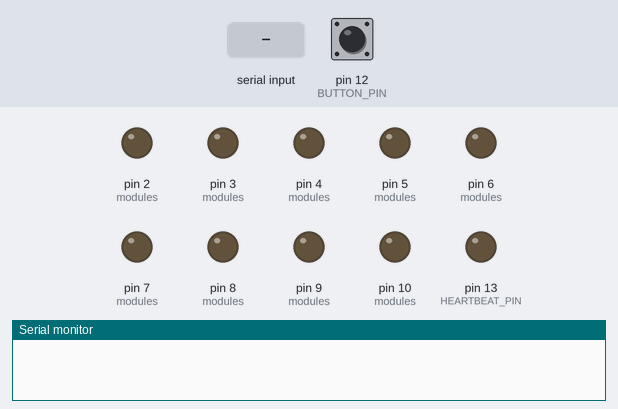
This sketch was run on a simulated Arduino Uno, built with avr-gcc and run on an emulated ATmega328P. On the bench: output pins drawn as LEDs (lit = HIGH), the last lines printed to the serial monitor. Dashed ring = blinking. Inputs (shaded band) come from the test bench; at power-on: pin 12 (BUTTON_PIN) HIGH.

Above: at 1.2 s.
1.3 s: "DIM:90\n" received over Serial
At 2.01 s:
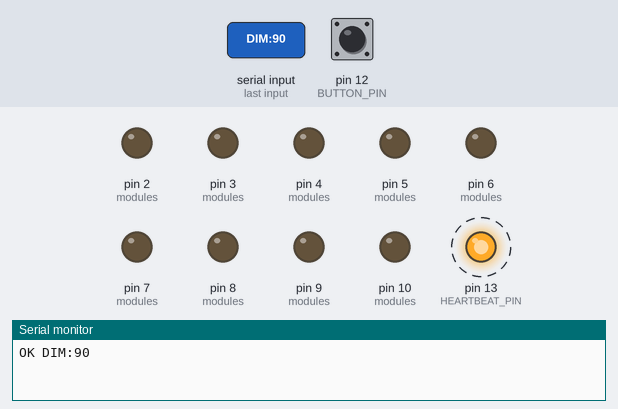
4.3 s: "PING:1\n" received over Serial
7.3 s: "IDLE\n" received over Serial
Timing chart, 0 to 11.6 s (numbered marks = the images above; inputs shaded):
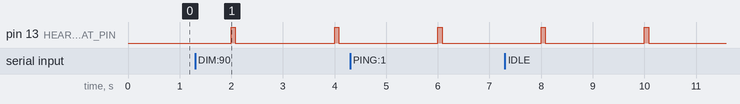

The sketch:

status_panel.ino
```cpp
// status_panel/status_panel.ino
//
// Drives 3 RGB status modules + a shared buzzer/silence button from a
// single serial protocol. See docs/protocol.md and docs/hardware.md.
//
// Serial protocol (9600 baud, line-based text):
//   <module>:<STATE>\n
//   module: 1 | 2 | 3
//   STATE:  THINKING | WORKING | IDLE | NEED_INPUT | OFF
//   Response: "OK <line>" on success, "ERR: <line>" on malformed input
//   (unknown module number, unrecognized state, bad format, or an
//   overlong line). A module with no command received yet is OFF.
//
//   PING\n
//   No module prefix -- concerns the device, not a module. Refreshes
//   the bridge-contact timestamp and answers "OK PING". Used by the
//   bridge to prove liveness during otherwise-quiet periods.
//
//   DIM:<0-100>\n
//   Sets module LED brightness as a PWM duty percentage, clamped to
//   0-100, answering "OK DIM:<n>". Device-level like PING, and also
//   refreshes contact. Not persisted -- resets to the compiled default
//   on reboot. Intended for tuning by eye and, later, for an LDR to
//   drive brightness from ambient light.
//
// Pin map: see the modules[] array below for each module's R/G/B pins.
// Shared buzzer is on BUZZER_PIN, the silence button is on BUTTON_PIN,
// and the bridge-heartbeat pulse is on HEARTBEAT_PIN (D13, the Uno's
// built-in LED) -- all defined in the constants block below.
//
// Red-timer rule: only a transition INTO NEED_INPUT (from any other
// state) starts the RED_TIMEOUT_MS countdown; repeated NEED_INPUT
// messages while already in NEED_INPUT do not restart it.
//
// Silence-button rule: a press silences every module that is currently
// alarming (in NEED_INPUT, past its timeout, not yet silenced) at that
// moment; a silenced module re-arms only on its next fresh transition
// into NEED_INPUT.
//
// Brightness rule: module LEDs are dimmed by software PWM, not
// analogWrite(), because only D3/D5/D6/D9/D10 of the nine module pins
// support hardware PWM and mixing the two would leave the modules at
// visibly different brightness. driveLeds() records intent; handleLedPwm()
// is the sole output stage and writes pins only when the duty phase flips
// or a state change dirties them -- writing all nine every iteration made
// loop() too slow to sample a short on-window, which showed as flicker.
//
// Bridge-staleness rule: lastContactMs is refreshed by any successfully
// parsed line (PING or a state command). Once BRIDGE_TIMEOUT_MS passes
// without contact, all modules go dark, D13 goes dark, and the buzzer
// is silenced -- but modules[].state (and each module's needInputSince
// and silenced flags) is left untouched, so the panel repaints itself
// from retained state the moment contact resumes.

enum State { OFF, THINKING, WORKING, IDLE, NEED_INPUT };

struct Module {
  int pinR;
  int pinG;
  int pinB;
  State state;
  unsigned long needInputSince;
  bool silenced;
  // Desired channel output. driveLeds() sets these; handleLedPwm() is what
  // actually drives the pins, gating them by the software-PWM duty cycle.
  bool wantR;
  bool wantG;
  bool wantB;
};

Module modules[3] = {
  {2, 3, 4, OFF, 0, false, false, false, false},
  {5, 6, 7, OFF, 0, false, false, false, false},
  {8, 9, 10, OFF, 0, false, false, false, false}
};

// --- Config constants ---
const int MAX_LINE_LEN = 32;

const int BUZZER_PIN = 11;
const unsigned long RED_TIMEOUT_MS = 5000;
const unsigned long CHIRP_ON_MS = 150;
const unsigned long CHIRP_PERIOD_MS = 3000;
const int BUZZER_FREQ = 1500;

const int BUTTON_PIN = 12;
const unsigned long DEBOUNCE_MS = 50;

const int HEARTBEAT_PIN = 13;          // Uno built-in LED; no external wiring
const unsigned long BRIDGE_TIMEOUT_MS = 10000;
const unsigned long HEARTBEAT_ON_MS = 80;
const unsigned long HEARTBEAT_PERIOD_MS = 2000;

// Module LEDs are dimmed by software PWM rather than analogWrite(), because
// only D3/D5/D6/D9/D10 of the nine module pins support hardware PWM -- using
// it would leave the three modules at visibly different brightness. Gating
// every channel on a shared duty cycle dims them uniformly.
// 30 = run at 30% duty, i.e. a 70% reduction. Swap this constant for an
// analogRead() of an LDR to make it ambient-adaptive.
const unsigned long PWM_PERIOD_US = 4000;  // 250Hz, above visible flicker

// Runtime-adjustable so brightness can be dialled in over serial (DIM:<0-100>)
// without a re-flash, and so an LDR reading can drive it later.
int ledBrightnessPct = 5;
unsigned long pwmOnUs = PWM_PERIOD_US * 5 / 100;

// handleLedPwm only touches the pins when something actually changes -- either
// the duty phase flipped or a state change dirtied the desired output. Writing
// all nine pins every iteration cost ~45us, which made loop() too slow to
// sample a short on-window cleanly and showed up as flicker at low brightness.
bool lastPwmOn = false;
bool pwmDirty = true;

// Refreshed by any successfully parsed line: PING during quiet periods, and
// ordinary state commands the rest of the time. Initialised in setup() to
// already be stale, so a board powered with no bridge attached never shows
// a false "healthy" heartbeat during the startup window.
unsigned long lastContactMs = 0;
bool bridgeStale = false;

// Whether the buzzer is currently sounding an alarm, so STATUS can report it.
bool buzzerActive = false;

void noteContact() {
  lastContactMs = millis();
}

bool isBridgeStale() {
  return (millis() - lastContactMs) > BRIDGE_TIMEOUT_MS;
}

void driveLeds(int index, State state) {
  Module &m = modules[index];
  bool r = false, g = false, b = false;

  switch (state) {
    case THINKING:   r = true; b = true; break;
    case WORKING:    g = true; break;
    case IDLE:       r = true; break;
    case NEED_INPUT: b = true; break;
    case OFF:        break;
  }

  // Record intent only. handleLedPwm() drives the pins, so brightness is
  // applied uniformly and this function stays the single place that maps
  // a State to its colour channels.
  m.wantR = r;
  m.wantG = g;
  m.wantB = b;
  pwmDirty = true;
}

void handleLedPwm() {
  bool on = (micros() % PWM_PERIOD_US) < pwmOnUs;
  if (!pwmDirty && on == lastPwmOn) {
    return;  // nothing changed; leave the pins alone and keep loop() fast
  }
  lastPwmOn = on;
  pwmDirty = false;

  for (int i = 0; i < 3; i++) {
    Module &m = modules[i];
    digitalWrite(m.pinR, (on && m.wantR) ? HIGH : LOW);
    digitalWrite(m.pinG, (on && m.wantG) ? HIGH : LOW);
    digitalWrite(m.pinB, (on && m.wantB) ? HIGH : LOW);
  }
}

void setBrightness(int pct) {
  if (pct < 0) pct = 0;
  if (pct > 100) pct = 100;
  ledBrightnessPct = pct;
  pwmOnUs = PWM_PERIOD_US * (unsigned long)pct / 100;
  pwmDirty = true;
}

void applyState(int index, State newState) {
  Module &m = modules[index];
  if (newState == NEED_INPUT && m.state != NEED_INPUT) {
    m.needInputSince = millis();
    m.silenced = false;
  }
  m.state = newState;
  driveLeds(index, newState);
}

String lineBuffer = "";

void processLine(String line) {
  if (line == "PING") {
    noteContact();
    Serial.println("OK PING");
    return;
  }

  if (line == "STATUS") {
    noteContact();
    printStatus();
    return;
  }

  if (line.startsWith("DIM:")) {
    setBrightness(line.substring(4).toInt());
    noteContact();
    Serial.print("OK ");
    Serial.println(line);
    return;
  }

  int colonIndex = line.indexOf(':');
  if (colonIndex == -1) {
    Serial.print("ERR: ");
    Serial.println(line);
    return;
  }

  String moduleStr = line.substring(0, colonIndex);
  String stateStr = line.substring(colonIndex + 1);
  int moduleNum = moduleStr.toInt();

  if (moduleNum < 1 || moduleNum > 3) {
    Serial.print("ERR: ");
    Serial.println(line);
    return;
  }

  State newState;
  if (stateStr == "THINKING") newState = THINKING;
  else if (stateStr == "WORKING") newState = WORKING;
  else if (stateStr == "IDLE") newState = IDLE;
  else if (stateStr == "NEED_INPUT") newState = NEED_INPUT;
  else if (stateStr == "OFF") newState = OFF;
  else {
    Serial.print("ERR: ");
    Serial.println(line);
    return;
  }

  noteContact();
  applyState(moduleNum - 1, newState);
  Serial.print("OK ");
  Serial.println(line);
}

const char *stateName(State s) {
  switch (s) {
    case THINKING:   return "THINKING";
    case WORKING:    return "WORKING";
    case IDLE:       return "IDLE";
    case NEED_INPUT: return "NEED_INPUT";
    default:         return "OFF";
  }
}

int freeRam() {
  extern int __heap_start, *__brkval;
  int here;
  return (int) &here - (__brkval == 0 ? (int) &__heap_start : (int) __brkval);
}

void printStatus() {
  // Printed field-by-field rather than built into a String: this is polled
  // every couple of seconds and heap churn on a 2KB part is worth avoiding.
  Serial.print("STATUS up=");
  Serial.print(millis());
  Serial.print(" dim=");
  Serial.print(ledBrightnessPct);
  Serial.print(" stale=");
  Serial.print(bridgeStale ? 1 : 0);
  Serial.print(" buzz=");
  Serial.print(buzzerActive ? 1 : 0);
  Serial.print(" ram=");
  Serial.print(freeRam());
  for (int i = 0; i < 3; i++) {
    Serial.print(" m");
    Serial.print(i + 1);
    Serial.print('=');
    Serial.print(stateName(modules[i].state));
  }
  Serial.println();
}

bool lineOverflow = false;

void handleSerial() {
  while (Serial.available()) {
    char c = Serial.read();
    if (c == '\n') {
      if (lineOverflow) {
        Serial.println("ERR: <line too long>");
      } else {
        processLine(lineBuffer);
      }
      lineBuffer = "";
      lineOverflow = false;
    } else if (c != '\r') {
      if (lineBuffer.length() < MAX_LINE_LEN) {
        lineBuffer += c;
      } else {
        // Overlong line: stop accumulating and latch overflow so the
        // whole line (including its tail) is discarded at the next
        // newline, instead of letting the tail be parsed as a new command.
        lineOverflow = true;
      }
    }
  }
}

bool isModuleAlarming(int index) {
  Module &m = modules[index];
  if (m.state != NEED_INPUT) return false;
  if (m.silenced) return false;
  return (millis() - m.needInputSince) >= RED_TIMEOUT_MS;
}

void handleBuzzer() {
  if (bridgeStale) {
    buzzerActive = false;
    noTone(BUZZER_PIN);
    return;
  }

  bool anyAlarming = false;
  for (int i = 0; i < 3; i++) {
    // There is only one physical buzzer, so all alarming modules share a
    // single global chirp phase — the first alarming module found is all
    // we need; we don't layer or distinguish multiple simultaneous alarms.
    if (isModuleAlarming(i)) { anyAlarming = true; break; }
  }

  buzzerActive = anyAlarming;

  if (!anyAlarming) {
    noTone(BUZZER_PIN);
    return;
  }

  // Phased against absolute uptime (millis()), not against when this
  // particular alarm started, so the first chirp after crossing the
  // timeout can lag by up to one CHIRP_PERIOD_MS (~3s). Fine for a
  // human-attention alert; a deliberate simplicity tradeoff.
  if ((millis() % CHIRP_PERIOD_MS) < CHIRP_ON_MS) {
    tone(BUZZER_PIN, BUZZER_FREQ);
  } else {
    noTone(BUZZER_PIN);
  }
}

int lastButtonReading = HIGH;
int buttonState = HIGH;
unsigned long lastDebounceTime = 0;

void handleButton() {
  int reading = digitalRead(BUTTON_PIN);

  if (reading != lastButtonReading) {
    lastDebounceTime = millis();
  }

  if ((millis() - lastDebounceTime) > DEBOUNCE_MS) {
    if (reading != buttonState) {
      buttonState = reading;
      if (buttonState == LOW && !bridgeStale) { // pressed (INPUT_PULLUP: LOW = pressed)
        for (int i = 0; i < 3; i++) {
          if (isModuleAlarming(i)) {
            modules[i].silenced = true;
          }
        }
      }
    }
  }

  lastButtonReading = reading;
}

void handleHeartbeat() {
  bool stale = isBridgeStale();

  if (stale != bridgeStale) {
    bridgeStale = stale;
    if (stale) {
      // Suppress output only. modules[].state, needInputSince and silenced
      // are all left intact, so recovery can repaint from what we already
      // know without the bridge having to resend anything.
      for (int i = 0; i < 3; i++) {
        driveLeds(i, OFF);
      }
      digitalWrite(HEARTBEAT_PIN, LOW);
    } else {
      for (int i = 0; i < 3; i++) {
        driveLeds(i, modules[i].state);
      }
    }
  }

  if (stale) {
    return;
  }

  // Phased against absolute uptime, same approach as the buzzer chirp.
  bool on = (millis() % HEARTBEAT_PERIOD_MS) < HEARTBEAT_ON_MS;
  digitalWrite(HEARTBEAT_PIN, on ? HIGH : LOW);
}

void setup() {
  for (int i = 0; i < 3; i++) {
    pinMode(modules[i].pinR, OUTPUT);
    pinMode(modules[i].pinG, OUTPUT);
    pinMode(modules[i].pinB, OUTPUT);
  }
  pinMode(BUZZER_PIN, OUTPUT);
  pinMode(BUTTON_PIN, INPUT_PULLUP);
  pinMode(HEARTBEAT_PIN, OUTPUT);
  Serial.begin(9600);

  // Start already stale: without this, lastContactMs == 0 and an early
  // millis() would read as "fresh" for the first BRIDGE_TIMEOUT_MS, showing
  // a false-healthy heartbeat on a board with no bridge attached. Safe under
  // unsigned modular arithmetic; D13 is already LOW from pinMode above.
  lastContactMs = millis() - BRIDGE_TIMEOUT_MS - 1;
  bridgeStale = true;
}

void loop() {
  handleSerial();
  handleHeartbeat();
  handleBuzzer();
  handleButton();
  handleLedPwm();  // must run every iteration: it is the LED output stage
}
```

Measured:
- after the input at 1.3 s, pin 13 (HEARTBEAT_PIN): alternates HIGH for 0.08 s and LOW for 1.9 s, starting after 0.70 s
